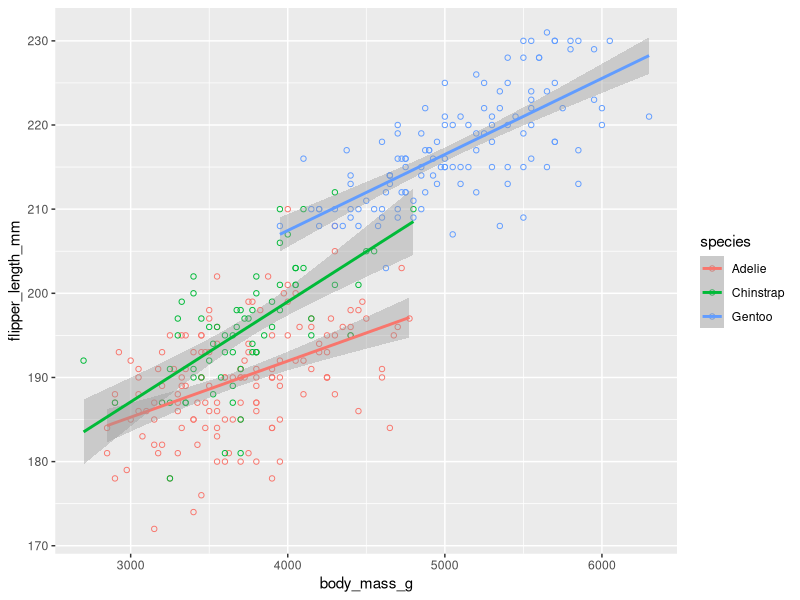

This chart was generated by the following R code:
## ---- chunk 1
knitr::opts_chunk$set(echo = TRUE, dpi=300)
library(palmerpenguins)
library(tidyverse)
library(ggsignif)
## ---- chunk 2
ggplot(penguins, aes(color = species, x = body_mass_g, y = flipper_length_mm)) +
  geom_point(shape = 1) +
  geom_smooth(method = 'lm')

